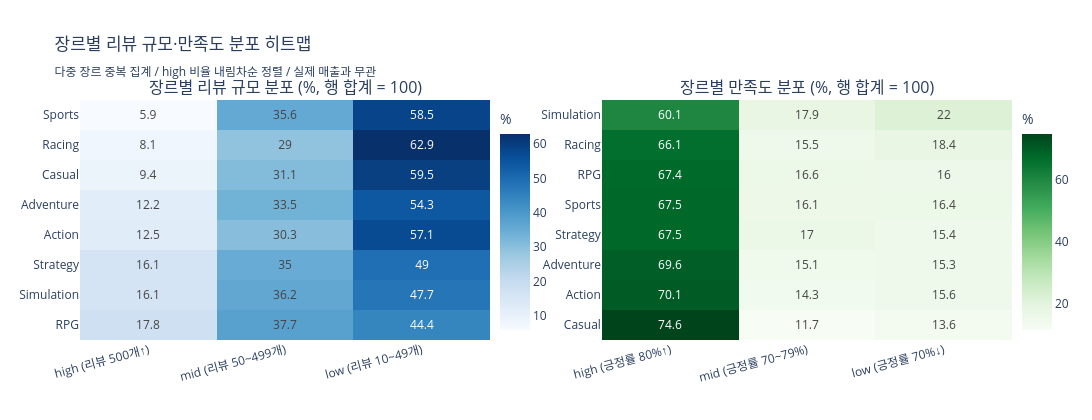

This figure's notebook cell:
### Markdown cell above
## 6. 장르별 성과 등급 분포 히트맵 (규모 · 만족도)

9개 등급을 한 번에 보면 두 축(규모·만족도)이 섞여 해석이 어렵다. 규모(`scale_grade`)와 만족도(`satisfaction_grade`)를 분리해 각각 히트맵으로 시각화한다.

### Code cell
SCALE_ORDER = ['high', 'mid', 'low']
SCALE_LABEL = {'high': 'high (리뷰 500개↑)', 'mid': 'mid (리뷰 50~499개)', 'low': 'low (리뷰 10~49개)'}
SAT_ORDER   = ['high', 'mid', 'low']
SAT_LABEL   = {'high': 'high (긍정률 80%↑)', 'mid': 'mid (긍정률 70~79%)', 'low': 'low (긍정률 70%↓)'}

scale_cross = pd.crosstab(df['genre'], df['scale_grade'], normalize='index') * 100
scale_cross = scale_cross.reindex(columns=SCALE_ORDER)
scale_cross.columns = [SCALE_LABEL[c] for c in SCALE_ORDER]
scale_cross_sorted = scale_cross.loc[
    scale_cross[SCALE_LABEL['high']].sort_values(ascending=False).index
]

sat_cross = pd.crosstab(df['genre'], df['satisfaction_grade'], normalize='index') * 100
sat_cross = sat_cross.reindex(columns=SAT_ORDER)
sat_cross.columns = [SAT_LABEL[c] for c in SAT_ORDER]
sat_cross_sorted = sat_cross.loc[
    sat_cross[SAT_LABEL['high']].sort_values(ascending=False).index
]

fig = make_subplots(
    rows=1, cols=2,
    subplot_titles=[
        '장르별 리뷰 규모 분포 (%, 행 합계 = 100)',
        '장르별 만족도 분포 (%, 행 합계 = 100)',
    ],
    horizontal_spacing=0.12,
)
fig.add_trace(
    go.Heatmap(
        z=scale_cross_sorted.round(1).values,
        x=scale_cross_sorted.columns.tolist(),
        y=scale_cross_sorted.index.tolist(),
        colorscale='Blues',
        text=scale_cross_sorted.round(1).values,
        texttemplate='%{text}',
        showscale=True,
        colorbar=dict(x=0.44, title='%'),
    ),
    row=1, col=1,
)
fig.add_trace(
    go.Heatmap(
        z=sat_cross_sorted.round(1).values,
        x=sat_cross_sorted.columns.tolist(),
        y=sat_cross_sorted.index.tolist(),
        colorscale='Greens',
        text=sat_cross_sorted.round(1).values,
        texttemplate='%{text}',
        showscale=True,
        colorbar=dict(x=1.0, title='%'),
    ),
    row=1, col=2,
)
fig.update_layout(
    title='장르별 리뷰 규모·만족도 분포 히트맵<br><sub>다중 장르 중복 집계 / high 비율 내림차순 정렬 / 실제 매출과 무관</sub>',
    height=420,
    width=1100,
)
fig.update_xaxes(tickangle=-15)
fig.show()

### Figure 1 — Plotly figure (JSON) as saved in the notebook; plotly's stock layout.template omitted (floating-point values rounded to 4 significant figures)
{"data": [{"colorbar": {"title": {"text": "%"}, "x": 0.44}, "colorscale": [[0, "rgb(247,251,255)"], [0.125, "rgb(222,235,247)"], [0.25, "rgb(198,219,239)"], [0.375, "rgb(158,202,225)"], [0.5, "rgb(107,174,214)"], [0.625, "rgb(66,146,198)"], [0.75, "rgb(33,113,181)"], [0.875, "rgb(8,81,156)"], [1, "rgb(8,48,107)"]], "showscale": true, "text": [[17.8, 37.7, 44.4], [16.1, 36.2, 47.7], [16.1, 35.0, 49.0], [12.5, 30.3, 57.1], [12.2, 33.5, 54.3], [9.4, 31.1, 59.5], [8.1, 29.0, 62.9], [5.9, 35.6, 58.5]], "texttemplate": "%{text}", "type": "heatmap", "x": ["high (리뷰 500개↑)", "mid (리뷰 50~499개)", "low (리뷰 10~49개)"], "xaxis": "x", "y": ["RPG", "Simulation", "Strategy", "Action", "Adventure", "Casual", "Racing", "Sports"], "yaxis": "y", "z": [[17.8, 37.7, 44.4], [16.1, 36.2, 47.7], [16.1, 35.0, 49.0], [12.5, 30.3, 57.1], [12.2, 33.5, 54.3], [9.4, 31.1, 59.5], [8.1, 29.0, 62.9], [5.9, 35.6, 58.5]]}, {"colorbar": {"title": {"text": "%"}, "x": 1}, "colorscale": [[0, "rgb(247,252,245)"], [0.125, "rgb(229,245,224)"], [0.25, "rgb(199,233,192)"], [0.375, "rgb(161,217,155)"], [0.5, "rgb(116,196,118)"], [0.625, "rgb(65,171,93)"], [0.75, "rgb(35,139,69)"], [0.875, "rgb(0,109,44)"], [1, "rgb(0,68,27)"]], "showscale": true, "text": [[74.6, 11.7, 13.6], [70.1, 14.3, 15.6], [69.6, 15.1, 15.3], [67.5, 17.0, 15.4], [67.5, 16.1, 16.4], [67.4, 16.6, 16.0], [66.1, 15.5, 18.4], [60.1, 17.9, 22.0]], "texttemplate": "%{text}", "type": "heatmap", "x": ["high (긍정률 80%↑)", "mid (긍정률 70~79%)", "low (긍정률 70%↓)"], "xaxis": "x2", "y": ["Casual", "Action", "Adventure", "Strategy", "Sports", "RPG", "Racing", "Simulation"], "yaxis": "y2", "z": [[74.6, 11.7, 13.6], [70.1, 14.3, 15.6], [69.6, 15.1, 15.3], [67.5, 17.0, 15.4], [67.5, 16.1, 16.4], [67.4, 16.6, 16.0], [66.1, 15.5, 18.4], [60.1, 17.9, 22.0]]}], "layout": {"annotations": [{"font": {"size": 16}, "showarrow": false, "text": "장르별 리뷰 규모 분포 (%, 행 합계 = 100)", "x": 0.22, "xanchor": "center", "xref": "paper", "y": 1, "yanchor": "bottom", "yref": "paper"}, {"font": {"size": 16}, "showarrow": false, "text": "장르별 만족도 분포 (%, 행 합계 = 100)", "x": 0.78, "xanchor": "center", "xref": "paper", "y": 1, "yanchor": "bottom", "yref": "paper"}], "height": 420, "title": {"text": "장르별 리뷰 규모·만족도 분포 히트맵<br><sub>다중 장르 중복 집계 / high 비율 내림차순 정렬 / 실제 매출과 무관</sub>"}, "width": 1100, "xaxis": {"anchor": "y", "domain": [0, 0.44], "tickangle": -15}, "xaxis2": {"anchor": "y2", "domain": [0.56, 1], "tickangle": -15}, "yaxis": {"anchor": "x", "domain": [0, 1]}, "yaxis2": {"anchor": "x2", "domain": [0, 1]}}}
